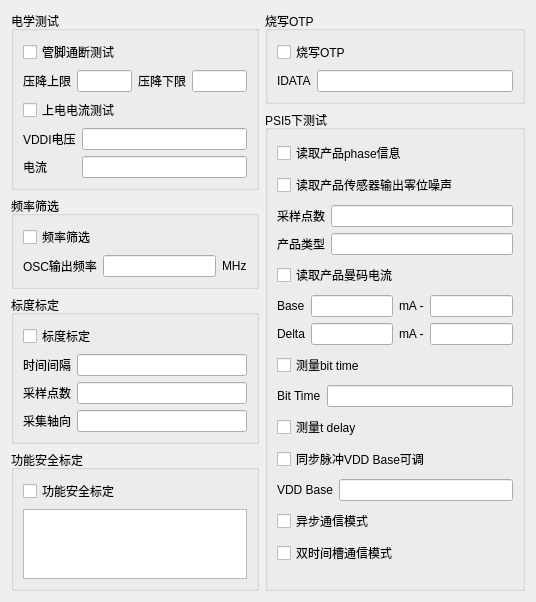
<?xml version="1.0" encoding="UTF-8"?>
<ui version="4.0">
 <class>MeasurementDialog</class>
 <widget class="QDialog" name="MeasurementDialog">
  <property name="geometry">
   <rect>
    <x>0</x>
    <y>0</y>
    <width>536</width>
    <height>562</height>
   </rect>
  </property>
  <property name="windowTitle">
   <string>Measurement Dialog</string>
  </property>
  <layout class="QGridLayout" name="gridLayout">
   <item row="1" column="1" rowspan="4">
    <widget class="QGroupBox" name="groupBoxPSI5Test">
     <property name="minimumSize">
      <size>
       <width>260</width>
       <height>380</height>
      </size>
     </property>
     <property name="title">
      <string>PSI5下测试</string>
     </property>
     <layout class="QVBoxLayout" name="verticalLayoutPSI5Test">
      <item>
       <widget class="QCheckBox" name="checkBoxReadPhaseInfo">
        <property name="text">
         <string>读取产品phase信息</string>
        </property>
       </widget>
      </item>
      <item>
       <widget class="QCheckBox" name="checkBoxReadZeroNoise">
        <property name="text">
         <string>读取产品传感器输出零位噪声</string>
        </property>
       </widget>
      </item>
      <item>
       <layout class="QGridLayout" name="gridLayoutZeroNoise">
        <item row="0" column="0">
         <widget class="QLabel" name="labelSamplePointsZeroNoise">
          <property name="text">
           <string>采样点数</string>
          </property>
         </widget>
        </item>
        <item row="0" column="1">
         <widget class="QLineEdit" name="lineEditSamplePointsZeroNoise"/>
        </item>
        <item row="1" column="0">
         <widget class="QLabel" name="labelProductType">
          <property name="text">
           <string>产品类型</string>
          </property>
         </widget>
        </item>
        <item row="1" column="1">
         <widget class="QLineEdit" name="lineEditProductType"/>
        </item>
       </layout>
      </item>
      <item>
       <widget class="QCheckBox" name="checkBoxReadManchesterCodeCurrent">
        <property name="text">
         <string>读取产品曼码电流</string>
        </property>
       </widget>
      </item>
      <item>
       <layout class="QGridLayout" name="gridLayoutManchesterCodeCurrent">
        <item row="0" column="0">
         <widget class="QLabel" name="labelBaseCurrent">
          <property name="text">
           <string>Base</string>
          </property>
         </widget>
        </item>
        <item row="0" column="1">
         <widget class="QLineEdit" name="lineEditBaseCurrentMin"/>
        </item>
        <item row="0" column="2">
         <widget class="QLabel" name="labelBaseCurrentUnit">
          <property name="text">
           <string>mA -</string>
          </property>
         </widget>
        </item>
        <item row="0" column="3">
         <widget class="QLineEdit" name="lineEditBaseCurrentMax"/>
        </item>
        <item row="1" column="0">
         <widget class="QLabel" name="labelDeltaCurrent">
          <property name="text">
           <string>Delta</string>
          </property>
         </widget>
        </item>
        <item row="1" column="1">
         <widget class="QLineEdit" name="lineEditDeltaCurrentMin"/>
        </item>
        <item row="1" column="2">
         <widget class="QLabel" name="labelDeltaCurrentUnit">
          <property name="text">
           <string>mA -</string>
          </property>
         </widget>
        </item>
        <item row="1" column="3">
         <widget class="QLineEdit" name="lineEditDeltaCurrentMax"/>
        </item>
       </layout>
      </item>
      <item>
       <widget class="QCheckBox" name="checkBoxMeasureBitTime">
        <property name="text">
         <string>测量bit time</string>
        </property>
       </widget>
      </item>
      <item>
       <layout class="QHBoxLayout" name="horizontalLayoutBitTime">
        <item>
         <widget class="QLabel" name="labelBitTime">
          <property name="text">
           <string>Bit Time</string>
          </property>
         </widget>
        </item>
        <item>
         <widget class="QLineEdit" name="lineEditBitTime"/>
        </item>
       </layout>
      </item>
      <item>
       <widget class="QCheckBox" name="checkBoxMeasureTDelay">
        <property name="text">
         <string>测量t delay</string>
        </property>
       </widget>
      </item>
      <item>
       <widget class="QCheckBox" name="checkBoxSyncPulseVDD">
        <property name="text">
         <string>同步脉冲VDD Base可调</string>
        </property>
       </widget>
      </item>
      <item>
       <layout class="QHBoxLayout" name="horizontalLayoutSyncPulseVDD">
        <item>
         <widget class="QLabel" name="labelSyncPulseVDD">
          <property name="text">
           <string>VDD Base</string>
          </property>
         </widget>
        </item>
        <item>
         <widget class="QLineEdit" name="lineEditSyncPulseVDD"/>
        </item>
       </layout>
      </item>
      <item>
       <widget class="QCheckBox" name="checkBoxAsynchronousMode">
        <property name="text">
         <string>异步通信模式</string>
        </property>
       </widget>
      </item>
      <item>
       <widget class="QCheckBox" name="checkBoxDualTimeSlotMode">
        <property name="text">
         <string>双时间槽通信模式</string>
        </property>
       </widget>
      </item>
     </layout>
    </widget>
   </item>
   <item row="0" column="1">
    <widget class="QGroupBox" name="groupBoxWriteOTP">
     <property name="title">
      <string>烧写OTP</string>
     </property>
     <layout class="QVBoxLayout" name="verticalLayoutWriteOTP">
      <item>
       <widget class="QCheckBox" name="checkBoxWriteOTP">
        <property name="text">
         <string>烧写OTP</string>
        </property>
       </widget>
      </item>
      <item>
       <layout class="QHBoxLayout" name="horizontalLayoutWriteOTP">
        <item>
         <widget class="QLabel" name="labelIDATA">
          <property name="text">
           <string>IDATA</string>
          </property>
         </widget>
        </item>
        <item>
         <widget class="QLineEdit" name="lineEditIDATA"/>
        </item>
       </layout>
      </item>
     </layout>
    </widget>
   </item>
   <item row="4" column="0">
    <widget class="QGroupBox" name="groupBoxFunctionalSafetyCalibration">
     <property name="title">
      <string>功能安全标定</string>
     </property>
     <layout class="QVBoxLayout" name="verticalLayoutFunctionalSafetyCalibration">
      <item>
       <widget class="QCheckBox" name="checkBoxFunctionalSafetyCalibration">
        <property name="text">
         <string>功能安全标定</string>
        </property>
       </widget>
      </item>
      <item>
       <widget class="QTextEdit" name="textEditFunctionalSafety"/>
      </item>
     </layout>
    </widget>
   </item>
   <item row="3" column="0">
    <widget class="QGroupBox" name="groupBoxScaleCalibration">
     <property name="title">
      <string>标度标定</string>
     </property>
     <layout class="QVBoxLayout" name="verticalLayoutScaleCalibration">
      <item>
       <widget class="QCheckBox" name="checkBoxScaleCalibration">
        <property name="text">
         <string>标度标定</string>
        </property>
       </widget>
      </item>
      <item>
       <layout class="QGridLayout" name="gridLayoutScaleCalibration">
        <item row="0" column="0">
         <widget class="QLabel" name="labelTimeInterval">
          <property name="text">
           <string>时间间隔</string>
          </property>
         </widget>
        </item>
        <item row="0" column="1">
         <widget class="QLineEdit" name="lineEditTimeInterval"/>
        </item>
        <item row="1" column="0">
         <widget class="QLabel" name="labelSamplePoints">
          <property name="text">
           <string>采样点数</string>
          </property>
         </widget>
        </item>
        <item row="1" column="1">
         <widget class="QLineEdit" name="lineEditSamplePoints"/>
        </item>
        <item row="2" column="0">
         <widget class="QLabel" name="labelAxis">
          <property name="text">
           <string>采集轴向</string>
          </property>
         </widget>
        </item>
        <item row="2" column="1">
         <widget class="QLineEdit" name="lineEditAxis"/>
        </item>
       </layout>
      </item>
     </layout>
    </widget>
   </item>
   <item row="2" column="0">
    <widget class="QGroupBox" name="groupBoxFrequencyScreening">
     <property name="title">
      <string>频率筛选</string>
     </property>
     <layout class="QVBoxLayout" name="verticalLayoutFrequencyScreening">
      <item>
       <widget class="QCheckBox" name="checkBoxFrequencyScreening">
        <property name="text">
         <string>频率筛选</string>
        </property>
       </widget>
      </item>
      <item>
       <layout class="QHBoxLayout" name="horizontalLayoutFrequencyScreening">
        <item>
         <widget class="QLabel" name="labelOscillatorFrequency">
          <property name="text">
           <string>OSC输出频率</string>
          </property>
         </widget>
        </item>
        <item>
         <widget class="QLineEdit" name="lineEditOscillatorFrequency"/>
        </item>
        <item>
         <widget class="QLabel" name="labelOscillatorFrequencyUnit">
          <property name="text">
           <string>MHz</string>
          </property>
         </widget>
        </item>
       </layout>
      </item>
     </layout>
    </widget>
   </item>
   <item row="0" column="0" rowspan="2">
    <widget class="QGroupBox" name="groupBoxElectricalTest">
     <property name="title">
      <string>电学测试</string>
     </property>
     <layout class="QVBoxLayout" name="verticalLayoutElectricalTest">
      <item>
       <widget class="QCheckBox" name="checkBoxPinContinuity">
        <property name="text">
         <string>管脚通断测试</string>
        </property>
       </widget>
      </item>
      <item>
       <layout class="QGridLayout" name="gridLayoutPinContinuity">
        <item row="0" column="0">
         <widget class="QLabel" name="labelVoltageDrop">
          <property name="text">
           <string>压降上限</string>
          </property>
         </widget>
        </item>
        <item row="0" column="1">
         <widget class="QLineEdit" name="lineEditVoltageDropMax"/>
        </item>
        <item row="0" column="2">
         <widget class="QLabel" name="labelVoltageDropMin">
          <property name="text">
           <string>压降下限</string>
          </property>
         </widget>
        </item>
        <item row="0" column="3">
         <widget class="QLineEdit" name="lineEditVoltageDropMin"/>
        </item>
       </layout>
      </item>
      <item>
       <widget class="QCheckBox" name="checkBoxPowerOnCurrent">
        <property name="text">
         <string>上电电流测试</string>
        </property>
       </widget>
      </item>
      <item>
       <layout class="QGridLayout" name="gridLayoutPowerOnCurrent">
        <item row="0" column="0">
         <widget class="QLabel" name="labelVDDIVoltage">
          <property name="text">
           <string>VDDI电压</string>
          </property>
         </widget>
        </item>
        <item row="0" column="1">
         <widget class="QLineEdit" name="lineEditVDDIVoltage"/>
        </item>
        <item row="1" column="0">
         <widget class="QLabel" name="labelVDDICurrent">
          <property name="text">
           <string>电流</string>
          </property>
         </widget>
        </item>
        <item row="1" column="1">
         <widget class="QLineEdit" name="lineEditVDDICurrent"/>
        </item>
       </layout>
      </item>
     </layout>
    </widget>
   </item>
  </layout>
 </widget>
 <resources/>
 <connections/>
</ui>
